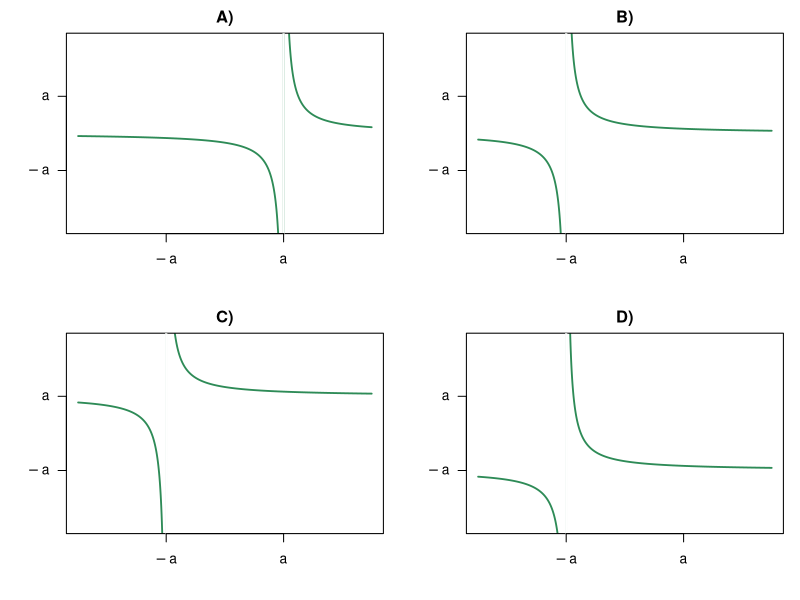

The R script that drew this image:
## ---- chunk 1
#| echo: false
# Stel layout in voor 2x2 figuren
par(mfrow = c(2, 2), mar = c(4, 4, 2, 1))

# Functie om aangepaste assen te maken
custom_axis <- function(a) {
  axis(1, at = c(-a, a), labels = c(expression(-a), expression(a)), las = 1)
  axis(2, at = c(-a, a), labels = c(expression(-a), expression(a)), las = 1)
}

# Plot 1: Verticale asymptoot correct bij x = a
a <- 2
x <- seq(-5, 5, length.out = 1000)
y <- 1 / (x - a)
plot(x, y, type = "l", col = "seagreen", lwd=1.8, ylim = c(-5, 5), xaxt = "n", yaxt = "n",
     main = "A)",
     xlab = "", ylab = "")
abline(v = a, col = "white", lty = 1, lwd=2.2)
custom_axis(a)

# Plot 2: Verticale asymptoot fout bij x = -a
y <- 1 / (x + a)
plot(x, y, type = "l", col = "seagreen", lwd=1.8, ylim = c(-5, 5), xaxt = "n", yaxt = "n",
     main = "B)",
     xlab = "", ylab = "")
abline(v = -a, col = "white", lty = 1, lwd=2.2)
custom_axis(a)

# Plot 3: Horizontale asymptoot bij y = a
y <- 1 / (x + 2) + a
plot(x, y, type = "l", col = "seagreen", lwd=1.8, ylim = c(-5, 5), xaxt = "n", yaxt = "n",
     main = "C)",
     xlab = "", ylab = "")
abline(v = -a, col = "white", lty = 1, lwd=2.2)
custom_axis(a)

# Plot 4: Horizontale asymptoot bij y = -a
y <- 1 / (x + 2) - a
plot(x, y, type = "l", col = "seagreen", lwd=1.8, ylim = c(-5, 5), xaxt = "n", yaxt = "n",
     main = "D)",
     xlab = "", ylab = "")
abline(v = -a, col = "white", lty = 1, lwd=2.2)
custom_axis(a)

# Reset par settings (optioneel)
par(mfrow = c(1, 1))
